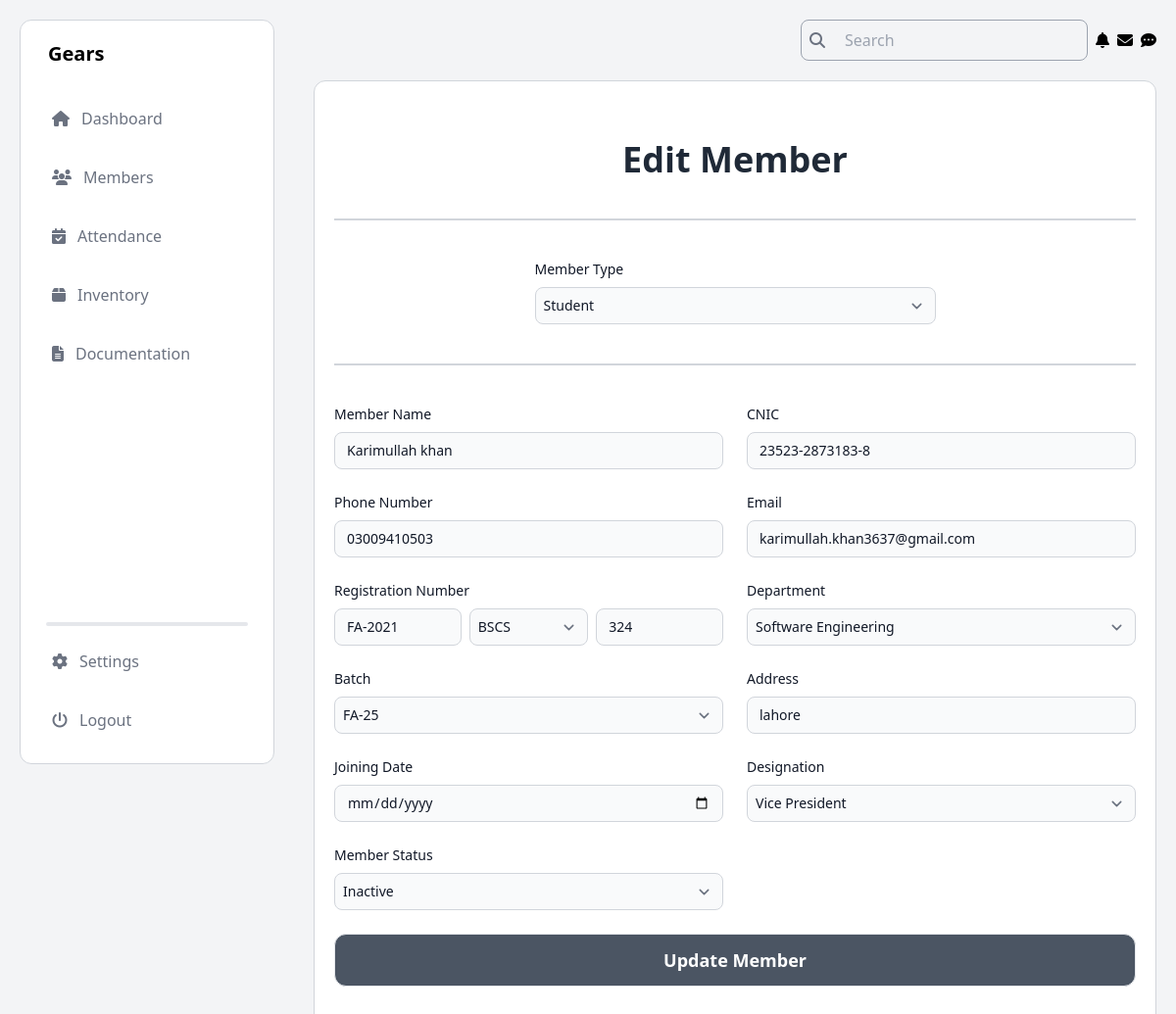
Before: /edit-member/2/ with the older database file.
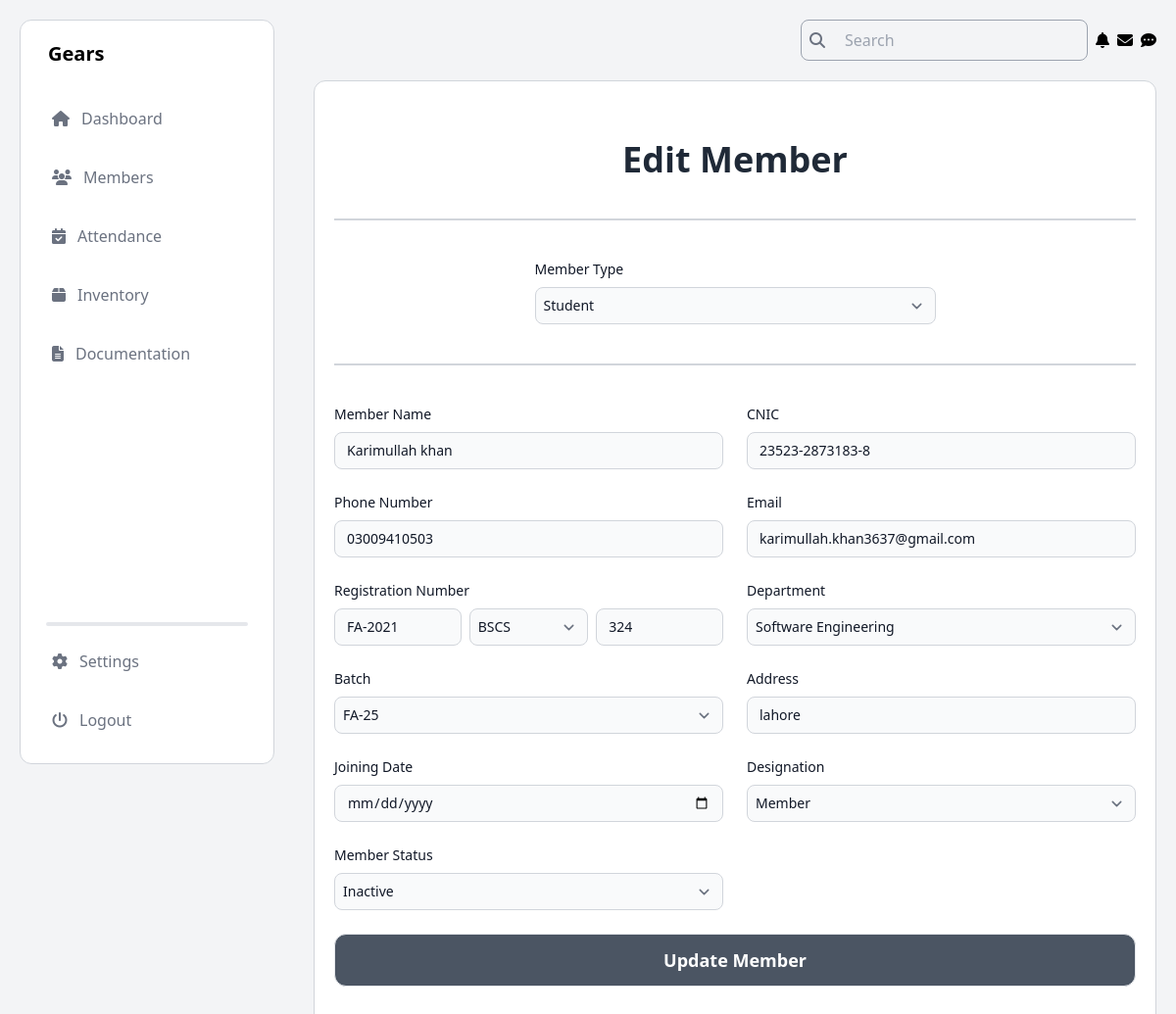
After: the same page with the newer database file.
### Members/models.py (models this page shows, shortened)
class Member(models.Model):
    CATEGORY_CHOICES = [
        ('Student', 'Student'),
        ('Alumni', 'Alumni'),
    ]
    DEPARTMENT_CHOICES = [
        ('Computer Science', 'Computer Science'),
        ('Software Engineering', 'Software Engineering'),
        ('Information Technology', 'Information Technology'),
    ]
    DESIGNATION_CHOICES = [
        ('President', 'President'),
        ('Vice President', 'Vice President'),
        ('General Secretary', 'General Secretary'),
        ('Information Secretary', 'Information Secretary'),
        ('Finance Secretary', 'Finance Secretary'),
        ('Media Head', 'Media Head'),
        ('Event Head', 'Event Head'),
        ('Documentation Head', 'Documentation Head'),
        ('Member', 'Member'),
    ]
    BATCH_CHOICES = [
        ('SP-25', 'SP-25'),
        ('FA-25', 'FA-25'),
        ('SP-24', 'SP-24'),
        ('FA-24', 'FA-24'),
        ('FA-23', 'FA-23'),
        ('SP-23', 'SP-23'),
        ('FA-22', 'FA-22'),
        ('SP-22', 'SP-22'),
        ('FA-21', 'FA-21'),
        ('SP-21', 'SP-21'),
        ('FA-20', 'FA-20'),
        ('SP-20', 'SP-20'),
        ('FA-19', 'FA-19'),
        ('SP-19', 'SP-19'),
        ('FA-18', 'FA-18'),
        ('SP-18', 'SP-18'),
        ('FA-17', 'FA-17'),
        ('SP-17', 'SP-17'),
        ('FA-16', 'FA-16'),
        ('SP-16', 'SP-16'),
    ]
    STATUS_CHOICES = [
        ('Active', 'Active'),
        ('Inactive', 'Inactive'),
        ('On Warning', 'On Warning'),
        ('Terminated', 'Terminated'),
    ]
    category = models.CharField(max_length=10, choices=CATEGORY_CHOICES)
    name = models.CharField(max_length=100)
    cnic = models.CharField(max_length=15)
    phone_no = models.CharField(max_length=11)
    email = models.EmailField()
    batch_year = models.CharField(max_length=10, default='FA-23')
    dept_degree = models.CharField(max_length=10, default='BSCS')
    roll_num = models.CharField(max_length=10, default='000')
    department = models.CharField(max_length=50, choices=DEPARTMENT_CHOICES)
    batch = models.CharField(max_length=10, choices=BATCH_CHOICES, default='FA-23')
    address = models.CharField(max_length=255)
    joining_date = models.DateField()
    designation = models.CharField(max_length=50, choices=DESIGNATION_CHOICES)
    status = models.CharField(max_length=20, choices=STATUS_CHOICES, default='Inactive')

### Members/views.py (the view)
# urls.py: path('edit-member/<int:member_id>/', edit_member, name='edit_member'),
def edit_member(request, member_id):
    member = get_object_or_404(Member, id=member_id)
    form = MemberForm(instance=member)
    if request.method == 'POST':
        form = MemberForm(request.POST, instance=member)
        if form.is_valid():
            form.save()
            return redirect('members_view')
    return render(request, 'Members/edit_member.html', {'form': form, 'member': member})

### Members/forms.py
class MemberForm(forms.ModelForm):
    class Meta:
        model = Member
        fields = ['category', 'name', 'cnic', 'phone_no', 'email', 'batch_year', 'dept_degree', 'roll_num', 'department', 'batch', 'address', 'joining_date', 'designation', 'status']
    def __init__(self, *args, **kwargs):
        super().__init__(*args, **kwargs)
        if not self.instance.pk and 'status' not in self.initial:
            self.fields['status'].initial = 'Inactive'

### Members/templates/Members/edit_member.html (shortened to what the changed rows need)
{% load static tailwind_tags %}
<!DOCTYPE html>
<html lang="en">
<head>
  <link rel="stylesheet" href="https://cdnjs.cloudflare.com/ajax/libs/font-awesome/6.6.0/css/all.min.css">
  <link rel="stylesheet" href="https://cdn.jsdelivr.net/npm/toastify-js/src/toastify.min.css">
  {% tailwind_css %}
</head>
<body class="flex bg-gray-100">
  <aside class="h-screen w-1/4 p-5 fixed">
    {% include "Dashboard/admin_nav.html" %}
  </aside>
  <section class="h-screen w-3/4 p-5 absolute inset-y-0 right-0">
    {% include "Dashboard/admin_header.html" %}
    <main class="mt-5 text-black bg-white rounded-xl border border-gray-300 px-5 py-10">
      <h1 class="mt-5 font-bold text-center text-4xl text-gray-800 mb-8">Edit Member</h1>
      <form id="memberForm" action="{% url 'edit_member' member.id %}" method="POST">
        <div class="w-1/2 mx-auto">
          <label class="block mb-2 text-sm font-medium text-gray-900">Member Type</label>
          <select name="category" id="category"
            class="bg-gray-50 p-2 placeholder-gray-400 border border-gray-300 text-gray-900 text-sm rounded-lg focus:ring-blue-500 focus:border-blue-500 block w-full">
            <option value="Student" {% if member.category == 'Student' %}selected{% endif %}>Student</option>
          </select>
        </div>
        <div class="grid gap-6 mb-6 md:grid-cols-2">
          <div>
            <label class="block mb-2 text-sm font-medium text-gray-900">Member Name</label>
            <input type="text" placeholder="Karimullah" name="name" value="{{ member.name }}" required
              class="bg-gray-50 placeholder-gray-400 border border-gray-300 text-gray-900 text-sm rounded-lg focus:ring-blue-500 focus:border-blue-500 block w-full" />
          </div>
          <div>
            <label class="block mb-2 text-sm font-medium text-gray-900">CNIC</label>
            <input type="text" placeholder="35201-1234567-8" name="cnic" value="{{ member.cnic }}" required id="cnicInput"
              class="bg-gray-50 placeholder-gray-400 border border-gray-300 text-gray-900 text-sm rounded-lg focus:ring-blue-500 focus:border-blue-500 block w-full" />
          </div>
          <div>
            <label class="block mb-2 text-sm font-medium text-gray-900">Phone Number</label>
            <input type="text" placeholder="03009410503" minlength="11" maxlength="11" name="phone_no" value="{{ member.phone_no }}" required
              class="bg-gray-50 placeholder-gray-400 border border-gray-300 text-gray-900 text-sm rounded-lg focus:ring-blue-500 focus:border-blue-500 block w-full" />
          </div>
          <div>
            <label class="block mb-2 text-sm font-medium text-gray-900">Email</label>
            <input type="email" placeholder="fa21-bscs-342@lgu.edu.pk" name="email" value="{{ member.email }}" required
              class="bg-gray-50 placeholder-gray-400 border border-gray-300 text-gray-900 text-sm rounded-lg focus:ring-blue-500 focus:border-blue-500 block w-full" />
          </div>
          <div id="reg_num">
            <div class="flex items-center">
              <input id="batch_year" type="text" placeholder="FA-2021" name="batch_year" value="{{ member.batch_year }}" oninput="formatBatchYear(this)"
                class="flex-1 mr-2 bg-gray-50 placeholder-gray-400 border border-gray-300 text-gray-900 text-sm rounded-lg focus:ring-blue-500 focus:border-blue-500 block w-full" />
              <select id="dept_degree" name="dept_degree" required
                class="flex-1 mr-2 p-2 bg-gray-50 border border-gray-300 text-gray-900 text-sm rounded-lg focus:ring-blue-500 focus:border-blue-500 block w-full">
                <option value="BSCS" {% if member.dept_degree == 'BSCS' %}selected{% endif %}>BSCS</option>
              </select>
              <input id="roll_num" type="text" placeholder="342" name="roll_num" value="{{ member.roll_num }}" oninput="formatRollNumber(this)"
                class="flex-1 bg-gray-50 placeholder-gray-400 border border-gray-300 text-gray-900 text-sm rounded-lg focus:ring-blue-500 focus:border-blue-500 block w-full" />
            </div>
          </div>
          <div>
            <label class="block mb-2 text-sm font-medium text-gray-900">Department</label>
            <select id="department" name="department"
              class="bg-gray-50 p-2 placeholder-gray-400 border border-gray-300 text-gray-900 text-sm rounded-lg focus:ring-blue-500 focus:border-blue-500 block w-full">
              <option value="Software Engineering" {% if member.department == 'Software Engineering' %}selected{% endif %}>Software Engineering</option>
            </select>
          </div>
          <div>
            <label class="block mb-2 text-sm font-medium text-gray-900">Batch</label>
            <select id="batch" name="batch"
              class="bg-gray-50 p-2 placeholder-gray-400 border border-gray-300 text-gray-900 text-sm rounded-lg focus:ring-blue-500 focus:border-blue-500 block w-full">
              <option value="FA-25" {% if member.batch == 'FA-25' %}selected{% endif %}>FA-25</option>
            </select>
          </div>
          <div>
            <label class="block mb-2 text-sm font-medium text-gray-900">Address</label>
            <input type="text" placeholder="Robotics Lab Old Building" name="address" value="{{ member.address }}" required
              class="bg-gray-50 placeholder-gray-400 border border-gray-300 text-gray-900 text-sm rounded-lg focus:ring-blue-500 focus:border-blue-500 block w-full" />
          </div>
          <div>
            <label class="block mb-2 text-sm font-medium text-gray-900">Joining Date</label>
            <input type="date" name="joining_date" value="{{ member.joining_date }}" required
              class="bg-gray-50 placeholder-gray-400 border border-gray-300 text-gray-900 text-sm rounded-lg focus:ring-blue-500 focus:border-blue-500 block w-full" />
          </div>
          <div>
            <label class="block mb-2 text-sm font-medium text-gray-900">Designation</label>
            <select name="designation" id="designation" required
              class="bg-gray-50 p-2 placeholder-gray-400 border border-gray-300 text-gray-900 text-sm rounded-lg focus:ring-blue-500 focus:border-blue-500 block w-full">
              <option value="Vice President" {% if member.designation == 'Vice President' %}selected{% endif %}>Vice President</option>
              <option value="Member" {% if member.designation == 'Member' %}selected{% endif %}>Member</option>
            </select>
          </div>
          <div>
            <label class="block mb-2 text-sm font-medium text-gray-900">Member Status</label>
            <select name="status" id="status"
              class="bg-gray-50 p-2 placeholder-gray-400 border border-gray-300 text-gray-900 text-sm rounded-lg focus:ring-blue-500 focus:border-blue-500 block w-full">
              <option value="Inactive" {% if member.status == 'Inactive' %}selected{% endif %}>Inactive</option>
            </select>
          </div>
        </div>
      </form>
    </main>
  </section>
</body>
</html>

Changed rows visible on the page:
changed Member "Student": designation "Vice President" → "Member"
